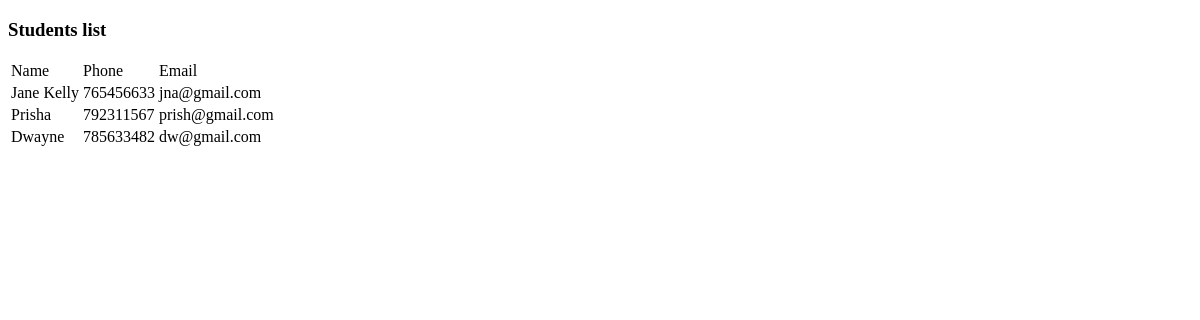
The app's page /student_list, older data.
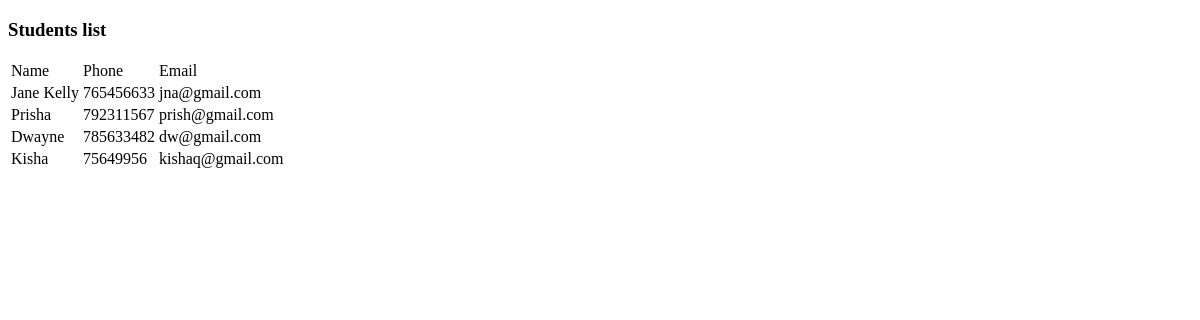
The same page, newer data.
### shop/models.py (models this page shows, shortened)
class Student(models.Model):
    name = models.CharField(max_length=20, blank=False)
    phone = models.IntegerField()
    email_address = models.EmailField(blank=False)

### shop/views.py (the view)
# urls.py: path("student_list", views.students_list)
def students_list(request):
    student = Student.objects.all()
    return render(request, 'students list.html', {"students": student})

### shop/templates/students list.html (shortened to what this page needs)
<!DOCTYPE html>
<html lang="en">
<head>
</head>
<body>
<h3>Students list</h3>
<table>
<tr>
    <td>Name</td>
    <td>Phone</td>
    <td>Email</td>
</tr>
    {% for y in students %}
    <tr>
        <td>{{ y.name }}</td>
        <td>{{ y.phone }}</td>
        <td>{{ y.email_address }}</td>
    </tr>
    {% endfor %}
</table>
</body>
</html>

Row changes from the older to the newer data that the page shows:
added Student: name "Kisha", phone "75649956", email_address "kishaq@gmail.com"
